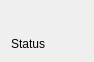
<?xml version="1.0" encoding="UTF-8"?>
<ui version="4.0">
 <class>Form</class>
 <widget class="QWidget" name="Form">
  <property name="geometry">
   <rect>
    <x>0</x>
    <y>0</y>
    <width>94</width>
    <height>59</height>
   </rect>
  </property>
  <property name="windowTitle">
   <string>Form</string>
  </property>
  <layout class="QVBoxLayout" name="verticalLayout">
   <item>
    <widget class="PyDMDrawingCircle" name="statusCircle">
     <property name="minimumSize">
      <size>
       <width>20</width>
       <height>20</height>
      </size>
     </property>
     <property name="maximumSize">
      <size>
       <width>20</width>
       <height>20</height>
      </size>
     </property>
     <property name="toolTip">
      <string/>
     </property>
     <property name="brush" stdset="0">
      <brush brushstyle="SolidPattern">
       <color alpha="255">
        <red>111</red>
        <green>111</green>
        <blue>111</blue>
       </color>
      </brush>
     </property>
     <property name="penStyle" stdset="0">
      <enum>Qt::SolidLine</enum>
     </property>
    </widget>
   </item>
   <item>
    <widget class="QLabel" name="statusLabel">
     <property name="text">
      <string>Status</string>
     </property>
    </widget>
   </item>
  </layout>
 </widget>
 <customwidgets>
  <customwidget>
   <class>PyDMDrawingCircle</class>
   <extends>QWidget</extends>
   <header>pydm.widgets.drawing</header>
  </customwidget>
 </customwidgets>
 <resources/>
 <connections/>
</ui>
